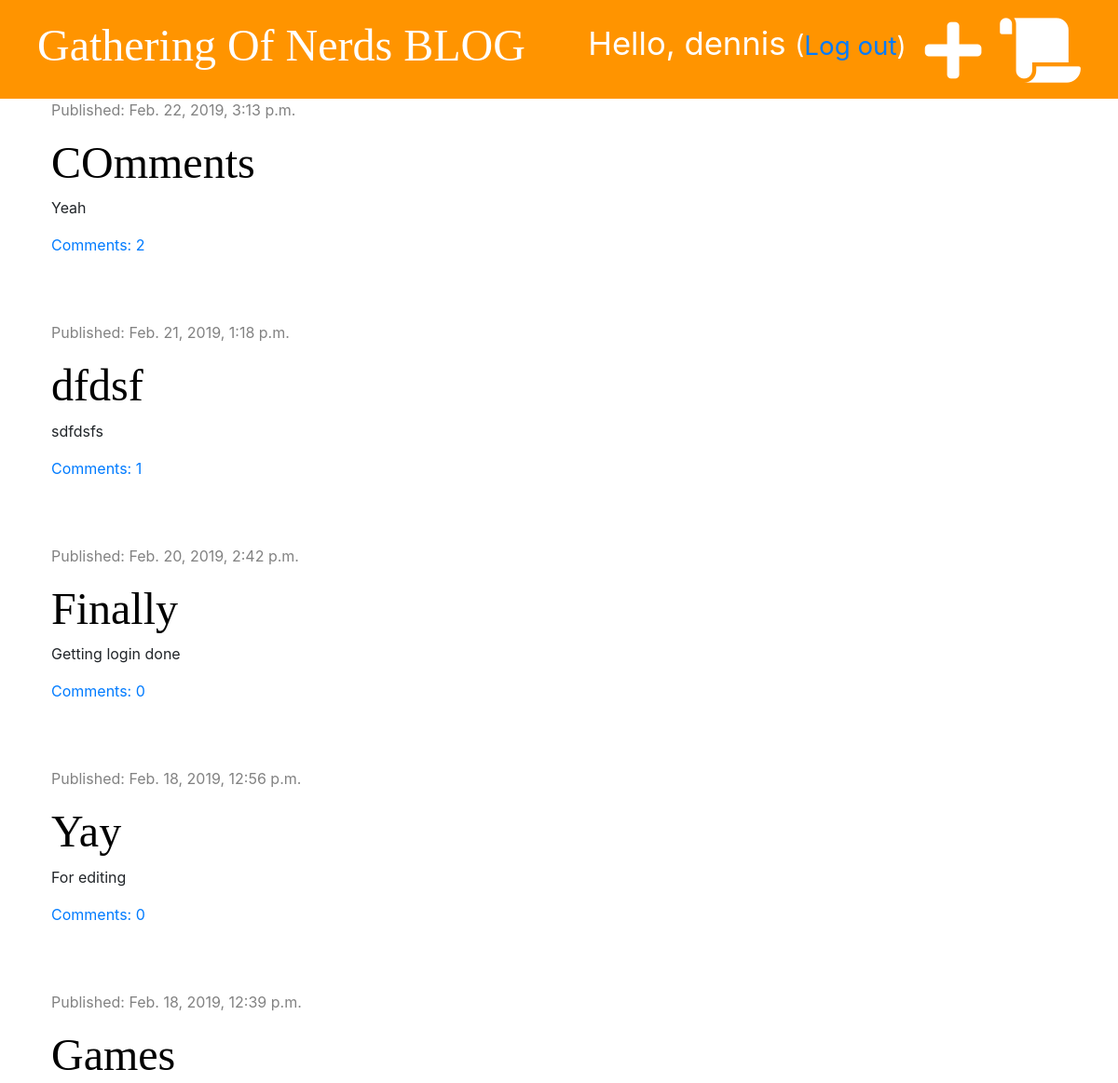
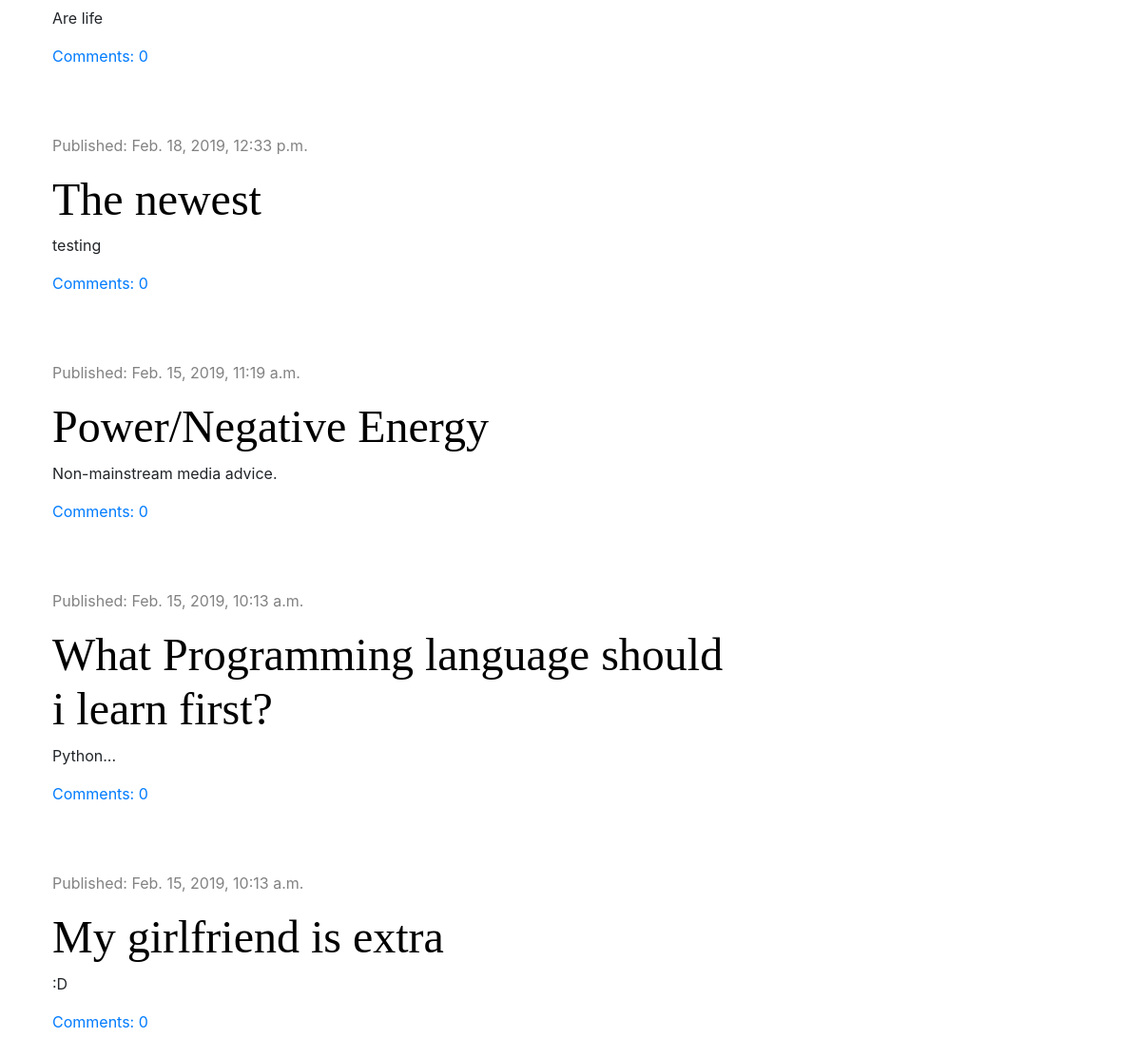
The app's page / (signed in) with its own data (2 pictures, top to bottom).
### blog/models.py (models this page shows, shortened)
class Post(models.Model):
    author = models.ForeignKey('auth.User', on_delete=models.CASCADE)
    title = models.CharField(max_length=200)
    text = models.TextField()
    created_date = models.DateTimeField(default=timezone.now)
    published_date = models.DateTimeField(blank=True, null=True)
    def approved_comments(self):
        return self.comments.filter(approved=True)

### blog/views.py (the view)
# urls.py: path('', views.post_list, name='post_list'),
def post_list(request):
    posts = Post.objects.filter(published_date__lte=timezone.now()).order_by('-published_date')
    stuff_for_frontend = {'posts': posts}
    return render(request, 'blog/post_list.html', stuff_for_frontend)

### blog/templates/blog/post_list.html (shortened to what this page needs)
{% extends 'blog/base.html' %}
{% block content %}
    {% for post in posts %}
        <div class="post">
          <div class="date">
              <p>Published: {{ post.published_date }}</p>
          </div>
          <h1><a href="{% url 'post_detail' pk=post.pk %}">{{ post.title }}</a></h1>
          <p>{{ post.text|truncatechars:50|linebreaksbr }}</p>
          <a href="{% url 'post_detail' pk=post.pk %}">Comments: {{ post.approved_comments.count }}</a>
        </div>
     {% endfor %}
{% endblock %}

### blog/templates/blog/base.html (shortened to what this page needs)
{% load staticfiles %}
<!DOCTYPE html>
<html lang="en">
  <head>
    <link rel="stylesheet" href="https://stackpath.bootstrapcdn.com/bootstrap/4.3.1/css/bootstrap.min.css">
    <link rel="stylesheet" href="{% static 'css/blog.css' %}">
    <link rel="stylesheet" href="https://use.fontawesome.com/releases/v5.7.2/css/all.css">
  </head>
  <body>
    <div class="page-header">
      {% if user.is_authenticated %}
          <a href="{% url 'post_draft_list' %}" class="top-menu"><i class="fas fa-scroll fa-2x"></i></a>
          <a href="{% url 'post_new' %}" class="top-menu"><i class="fas fa-plus fa-2x"></i></a>
          <p class="top-menu">Hello, {{ user.username }} <small>(<a href="{% url 'logout' %}">Log out</a>)</small></p>
      {% else %}
         <a href="{% url 'login' %}" class="top-menu"><i class="fas fa-sign-in-alt fa-2x"></i></a>
      {% endif %}
      <h1><a href="{% url 'post_list' %}">Gathering Of Nerds BLOG</a></h1>
    </div>
    <div class="content container">
        <div class="row">
            <div class="col-md-8">
                {% block content %}
                {% endblock %}
            </div>
        </div>
    </div>
  </body>
</html>

### blog/static/css/blog.css (style rules this page uses)
.page-header { background-color: #ff9400; margin-top: 0; padding: 20px 20px 20px 40px; }
.page-header h1, .page-header h1 a { color: #ffffff; font-size: 36pt; text-decoration: none; }
.content { margin-left: 40px; }
h1, h2, h3, h4 { font-family: 'Tangerine', 'Inconsolata', 'Droid Sans', serif; font-size: 48px; }
.date { color: #828282; }
.post { margin-bottom: 70px; }
.post h1 a { color: #000000 }
.top-menu { color: #ffffff; float: right; font-size: 26pt; margin-right: 20px; }

### records on screen
Post: published_date "Feb. 22, 2019, 3:13 p.m.", title "COmments", text "Yeah", approved_comments.count "2"
Post: published_date "Feb. 21, 2019, 1:18 p.m.", title "dfdsf", text "sdfdsfs", approved_comments.count "1"
Post: published_date "Feb. 20, 2019, 2:42 p.m.", title "Finally", text "Getting login done", approved_comments.count "0"
Post: published_date "Feb. 18, 2019, 12:56 p.m.", title "Yay", text "For editing", approved_comments.count "0"
Post: published_date "Feb. 18, 2019, 12:39 p.m.", title "Games", text "Are life", approved_comments.count "0"
Post: published_date "Feb. 18, 2019, 12:33 p.m.", title "The newest", text "testing", approved_comments.count "0"
Post: published_date "Feb. 15, 2019, 11:19 a.m.", title "Power/Negative Energy", text "Non-mainstream media advice.", approved_comments.count "0"
Post: published_date "Feb. 15, 2019, 10:13 a.m.", title "What Programming language should i learn first?", text "Python...", approved_comments.count "0"
Post: published_date "Feb. 15, 2019, 10:13 a.m.", title "My girlfriend is extra", text ":D", approved_comments.count "0"

### other values on screen
{{ user.username }} "dennis"
